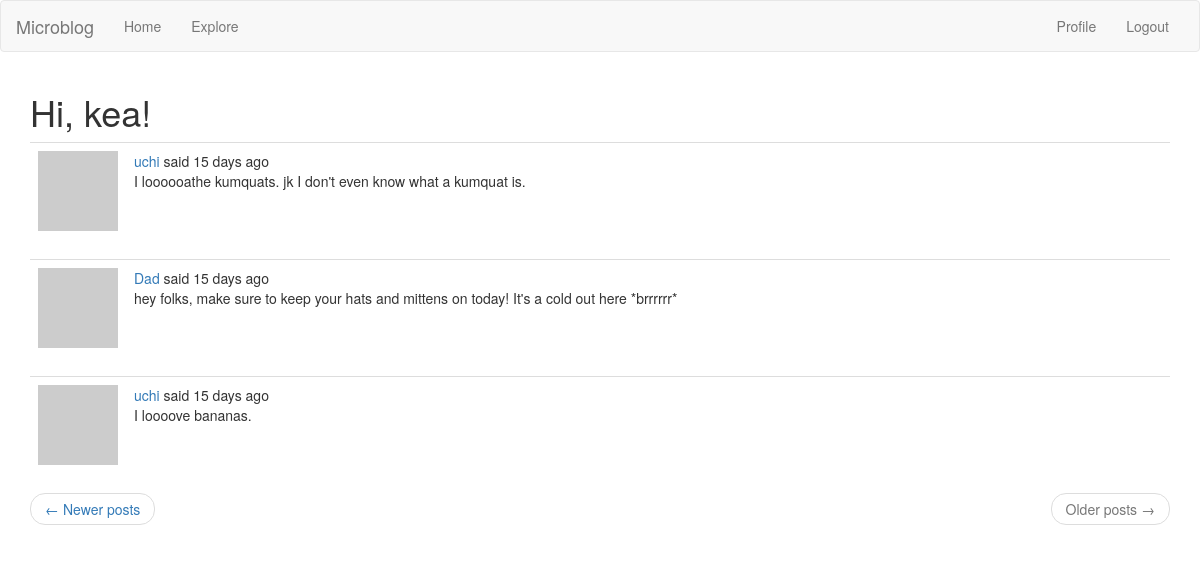
The app's page /explore?page=3 (signed in) with its own data.
### app/models.py (models this page shows, shortened)
class User(UserMixin, db.Model):
    id = db.Column(db.Integer, primary_key = True)
    username = db.Column(db.String(64), index = True, unique = True)
    email = db.Column(db.String(120), index = True, unique = True)
    password_hash = db.Column(db.String(128))
    posts = db.relationship("Post", backref = "author", lazy = "dynamic")
    about_me = db.Column(db.String(140))
    last_seen = db.Column(db.DateTime, default = datetime.utcnow)
    followed = db.relationship("User", secondary = followers,
    primaryjoin = (followers.c.follower_id == id),
    secondaryjoin = (followers.c.followed_id == id),
    backref = db.backref("followers", lazy = "dynamic"), lazy = "dynamic")
    def avatar(self, size):
        digest = md5(self.email.lower().encode("utf-8")).hexdigest()
        return "https://www.gravatar.com/avatar/{}?d=retro&s={}".format(digest, size)

class Post(db.Model):
    id = db.Column(db.Integer, primary_key = True)
    body = db.Column(db.String(140))
    timestamp = db.Column(db.DateTime, index = True, default = datetime.utcnow)
    user_id = db.Column(db.Integer, db.ForeignKey("user.id"))
    language = db.Column(db.String(5))

### app/routes.py (the view)
@flaskApp.route("/explore")
@login_required
def explore():
    page = request.args.get("page", 1, type = int)
    posts = Post.query.order_by(Post.timestamp.desc()).paginate(page,
        flaskApp.config["POSTS_PER_PAGE"], False)
    next_url = url_for("explore", page = posts.next_num) if posts.has_next else None
    prev_url = url_for("explore", page = posts.prev_num) if posts.has_prev else None
    return render_template("index.html", title = _("Explore"), posts = posts.items,
        next_url = next_url, prev_url = prev_url)

### app/models.py (called while the page is built)
@login.user_loader
def load_user(id):
    return User.query.get(int(id))

### app/routes.py (called while the page is built)
@flaskApp.before_request
def before_request():
    if current_user.is_authenticated:
        current_user.last_seen = datetime.utcnow()
        db.session.commit()
    g.locale = str(get_locale())

### app/templates/index.html (shortened to what this page needs)
{% extends "base.html" %}
{% import 'bootstrap/wtf.html' as wtf %}
{% block app_content %}
    <h1>{{ _("Hi, %(username)s!", username = current_user.username) }}</h1>
    {% for post in posts %}
        {% include "_post.html" %}
    {% endfor %}
    <nav aria-label="...">
        <ul class="pager">
            <li class="previous{% if not prev_url %} disabled{% endif %}">
                <a href="{{ prev_url or '#' }}">
                    <span aria-hidden="true">&larr;</span> {{ _("Newer posts") }}
                </a>
            </li>
            <li class="next{% if not next_url %} disabled{% endif %}">
                <a href="{{ next_url or '#' }}">
                    {{ _("Older posts") }} <span aria-hidden="true">&rarr;</span>
                </a>
            </li>
        </ul>
    </nav>
{% endblock %}

### app/templates/_post.html (shortened to what this page needs)
<table class = "table table-hover">
    <tr>
        <td width = "70px">
            <a href = "{{ url_for('user', username = post.author.username) }}">
                <img src = "{{ post.author.avatar(70) }}">
            </a>
        </td>
        <td>
            {{ _("%(username)s said %(when)s",
                username = user_link, when = moment(post.timestamp).fromNow()) }}
            <br>
            <span id="post{{ post.id }}">{{ post.body }}</span>
        </td>
    </tr>
</table>

### records on screen
Post: body "I loooooathe kumquats. jk I don't even know what a kumquat is."
Post: body "hey folks, make sure to keep your hats and mittens on today! It's a cold out here *brrrrrr*"
Post: body "I loooove bananas."
